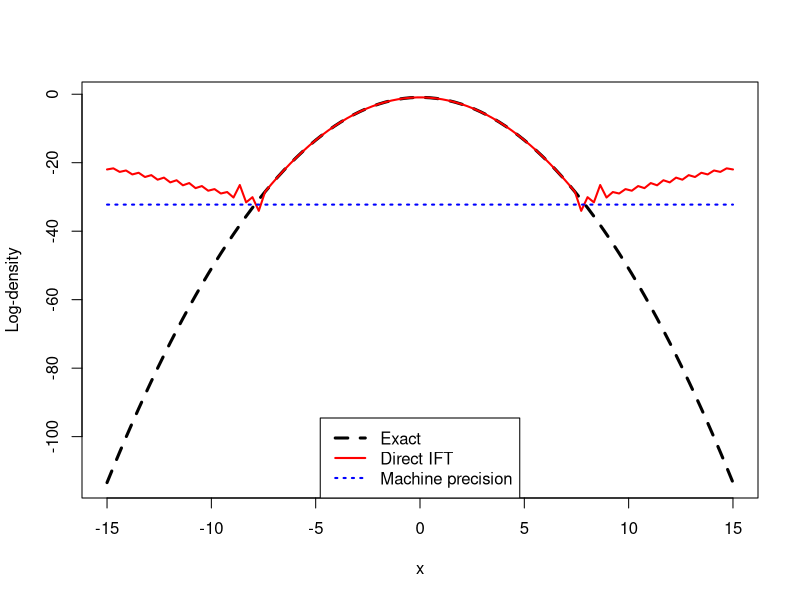
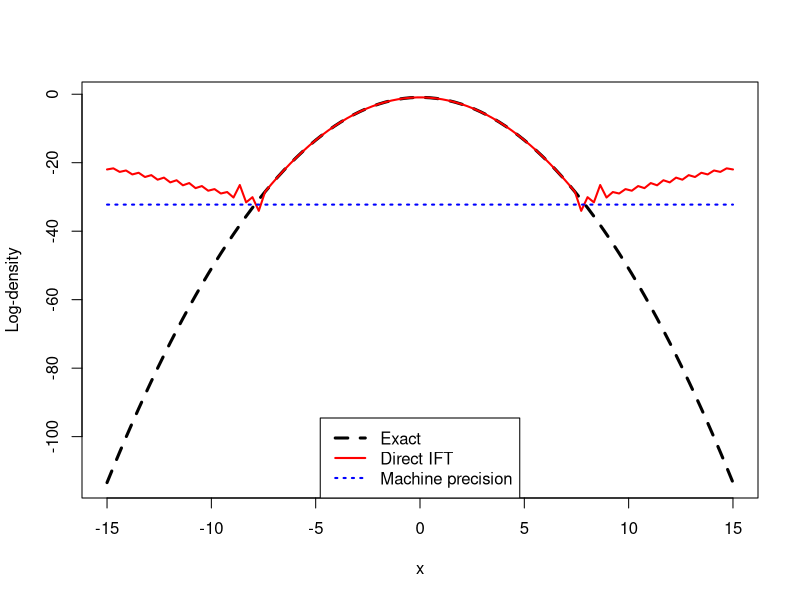

R code for these plots, in order:
# Plotting log spa and log ift
# Illustrating how direct ift fails
# Berent Lunde
setwd("C:/Users/Berent/Projects/it-ift/implementation v5/ExactSPA")

# Standard Normal distribution
cf <- function(s){
    exp(- s^2 / 2)
}
ift <- function(s, x){Re(cf(s)*exp(-1i*s*x))/(2*pi)}
fx.ift <- function(x){
    #s <- seq(-6,6,length.out=256)
    #abs(sum(sapply(s, function(s){Re(cf(s)*exp(-1i*s*x))/(2*pi)}))*(s[2]-s[1]))
    abs(integrate(ift, -Inf, Inf, x=x)$value) #not guaranteed to stay positive
}
fx.ift(0)
dnorm(0)
cgf <- function(s){
    s^2 / 2
}
cgf.1 <- function(s){
    s
}
cgf.2 <- function(s){
    1
}
sp <- function(x){
    x
}
fx.spa <- function(x){
    s.hat <- sp(x)
    exp(cgf(s.hat)- s.hat*x)/sqrt(2*pi*cgf.2(s.hat))
}
fx.ift(-10)
fx.spa(-10)
dnorm(-10)

x <- seq(-15,15,length.out=100)
y1 <- log(sapply(x, fx.ift))
y2 <- log(sapply(x, fx.spa))
plot(x,y2, type="l", lty=2, lwd=3, ylab="Log-density")
lines(x,y1, type="l", col="red", lwd=2)
lines(x, rep(log(1e-14),length(x)), lty=3, lwd=2, col="blue")
legend("bottom", c("Exact", "Direct IFT", "Machine precision"), lwd=c(3,2,2), 
       col=c("black","red","blue"), lty=c(2,1,3))

setwd("C:/Users/Berent/Projects/it-ift/implementation/plotting/test_plots")
pdf("ift_direct_fail.pdf", width=7, height=4+1/3)
plot(x,y2, type="l", lty=2, lwd=3, ylab="Log-density")
lines(x,y1, type="l", col="red", lwd=2)
lines(x, rep(log(1e-14),length(x)), lty=3, lwd=2, col="blue")
legend("bottom", c("Exact", "Direct IFT", "Machine precision"), lwd=c(3,2,2), 
       col=c("black","red","blue"), lty=c(2,1,3))
dev.off()
